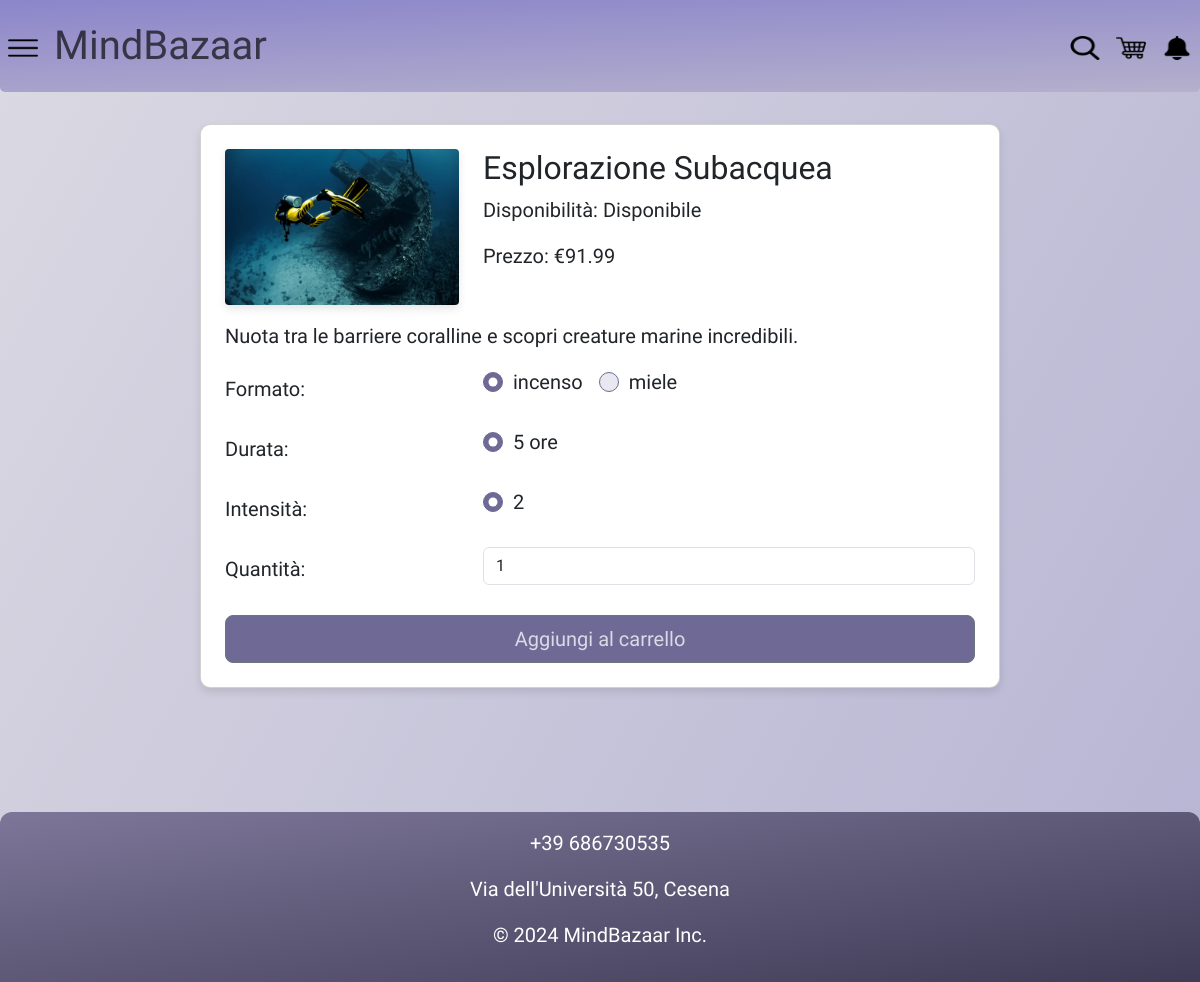
The page /product.php?id_prodotto=5&versione=1 on the database its author committed.
### tables this page shows
create table PRODOTTI (
     id int not null auto_increment,
     nome varchar(50) not null,
     descrizione varchar(200) not null,
     eta_minima int not null,
     immagine varchar(50) not null,
     nome_categoria varchar(20) not null,
     constraint ID_PRODOTTO_ID primary key (id));

create table ARTICOLI (
     id_prodotto int not null,
     formato varchar(20) not null,
     durata varchar(15) not null,
     intensita int not null,
     prezzo decimal(5,2) not null,
     disponibilita int not null,
     versione int not null,
     constraint ID_ARTICOLO_ID primary key (id_prodotto, versione));

### product.php (called while the page is built, shortened)
<?php
require_once 'bootstrap.php';
$userParams["articolo"] = current(array_filter($userParams["articoli"], function ($articolo) {
    return $articolo["id_prodotto"] == $_REQUEST["id_prodotto"] && $articolo["versione"] == $_REQUEST["versione"];
}));
$articoliProdotto = $dbh->getArticlesByProductId($_GET["id_prodotto"]);
$formatiProdotto = array_unique(array_column($articoliProdotto, 'formato'));
$durateProdotto = array_unique(array_column($articoliProdotto, 'durata'));
$intensitaProdotto = array_unique(array_column($articoliProdotto, 'intensita'));
require 'template/base.php';

### db/database.php (called while the page is built, shortened)
<?php
class DatabaseHelper {
    private $db;
    public function __construct($servername, $username, $password, $dbname, $port) {
        $this->db = new mysqli($servername, $username, $password, $dbname, $port);
    }
    public function getArticlesByProductId($productId) {
        $stmt = $this->db->prepare("SELECT * FROM ARTICOLI WHERE id_prodotto = ?");
        $stmt->bind_param("i", $productId);
        $stmt->execute();
        $result = $stmt->get_result();
        return $result->fetch_all(MYSQLI_ASSOC);
    }
    public function getArticles() {
        $stmt = $this->db->prepare("SELECT A.*, P.nome_categoria, IFNULL((SELECT SUM(RI.quantita)
                                FROM ARTICOLI AI, RICHIESTE RI
                                WHERE AI.versione = RI.versione_articolo
                                    AND AI.id_prodotto = RI.id_prodotto
                                    AND AI.id_prodotto = A.id_prodotto
                                    AND AI.versione = A.versione
                                GROUP BY AI.id_prodotto, AI.versione), 0) as vendite, P.nome, P.descrizione, P.eta_minima, P.immagine
                FROM ARTICOLI A, PRODOTTI P
                WHERE A.id_prodotto = P.id
                GROUP BY A.id_prodotto, A.versione");
        $stmt->execute();
        $result = $stmt->get_result();
        return $result->fetch_all(MYSQLI_ASSOC);
    }
}

### bootstrap.php (called while the page is built, shortened)
<?php
require_once("utils/functions.php");
require_once("db/database.php");
$dbh = new DatabaseHelper("localhost", "root", "", "MindBazaar", 3306);
$userParams["articoli"] = $dbh->getArticles();

### utils/functions.php (called while the page is built, shortened)
<?php
function showAvailability($nItems) {
    if ($nItems > 20) {
        return "Disponibile";
    } else if ($nItems > 0) {
        return "Ultimi pezzi: " . $nItems;
    } else {
        return "Non disponibile";
    }
}
function getImagePath($category, $imageName) {
    return getImageDir($category) . "/" . $imageName;
}
function getImageDir($category) {
    switch ($category) {
        case "Sogno":
            return DREAMS_DIR;
    }
}

### template/singleProduct.php (the view, shortened to what this page needs)
<section class="container-fluid my-4">
    <?php $articolo = $userParams["articolo"]; ?>
    <div class="card mx-auto p-4 articlePageDescContainer">
        <div class="row">
            <div class="col-12 col-md-4 d-flex justify-content-center">
                <img src="<?php echo getImagePath($articolo["nome_categoria"], $articolo["immagine"]); ?>"
                    alt=""
                    class="img-fluid singleProduct-image" />
            </div>
            <div class="col-12 col-md-8">
                <h2><?php echo $articolo["nome"]; ?></h2>
                <p id="availability"><strong>Disponibilità:</strong> <?php echo showAvailability($articolo["disponibilita"]); ?></p>
                <p id="price"><strong>Prezzo:</strong> <?php echo "€" . $articolo["prezzo"]; ?></p>
            </div>
        </div>
        <div class="mt-3">
            <p><?php echo $articolo["descrizione"]; ?></p>
        </div>
        <form action="template/addToCart.php" id="product-details-selection-form" method="POST" onchange="updateProductDetails()">
            <div class="mb-3 row">
                <label class="col-12 col-md-4 col-form-label">Formato:</label>
                <div class="col-12 col-md-8">
                    <div class="d-flex flex-wrap">
                        <?php foreach ($formatiProdotto as $formato): ?>
                            <div class="form-check form-check-inline">
                                <label class="form-check-label" for="formato_<?php echo str_replace(' ', '-', $formato); ?>">
                                    <?php echo $formato; ?>
                                </label>
                                <input class="form-check-input" type="radio" name="formato"
                                    id="formato_<?php echo str_replace(' ', '-', $formato); ?>" value="<?php echo $formato; ?>"
                                    <?php if ($formato == $articolo["formato"]) echo "checked"; ?> />
                            </div>
                        <?php endforeach; ?>
                    </div>
                </div>
            </div>
            <div class="mb-3 row">
                <label class="col-12 col-md-4 col-form-label">Durata:</label>
                <div class="col-12 col-md-8">
                    <div class="d-flex flex-wrap">
                        <?php foreach ($durateProdotto as $durata): ?>
                            <div class="form-check form-check-inline">
                                <label class="form-check-label" for="durata_<?php echo str_replace(' ', '-', $durata); ?>">
                                    <?php echo $durata; ?>
                                </label>
                                <input class="form-check-input" type="radio" name="durata"
                                    id="durata_<?php echo str_replace(' ', '-', $durata); ?>" value="<?php echo $durata; ?>"
                                    <?php if ($durata == $articolo["durata"]) echo "checked"; ?> />
                            </div>
                        <?php endforeach; ?>
                    </div>
                </div>
            </div>
            <div class="mb-3 row">
                <label class="col-12 col-md-4 col-form-label">Intensità:</label>
                <div class="col-12 col-md-8">
                    <div class="d-flex flex-wrap">
                        <?php foreach ($intensitaProdotto as $intensita): ?>
                            <div class="form-check form-check-inline">
                                <label class="form-check-label" for="intensita_<?php echo $intensita; ?>">
                                    <?php echo $intensita; ?>
                                </label>
                                <input class="form-check-input" type="radio" name="intensita"
                                    id="intensita_<?php echo $intensita; ?>" value="<?php echo $intensita; ?>"
                                    <?php if ($intensita == $articolo["intensita"]) echo "checked"; ?> />
                            </div>
                        <?php endforeach; ?>
                    </div>
                </div>
            </div>
            <div class="mb-3 row">
                <label for="quantity" class="col-12 col-md-4 col-form-label">Quantità:</label>
                <div class="col-12 col-md-8">
                    <input type="number" id="quantity" name="quantita" min="1" max="<?php echo $articolo["disponibilita"]; ?>"
                        class="form-control" value="1" aria-label="Quantity Picker" />
                </div>
            </div>
            <div class="text-center mt-4">
                <button type="submit" id="add-to-cart" name="submit" class="btn btn-secondary btn-lg w-100 w-md-75 clickable">
                    Aggiungi al carrello
                </button>
            </div>
        </form>
    </div>
</section>

### css/style.css (style rules this page uses)
body { color: black; font-family: 'Roboto Condensed'; font-weight: 300; font-size: 20px; min-height: 100vh; display: flex; flex-direction: column; background-color: #dadff7; background-image: linear-gradient(120deg, #dbd9e2, #b6b4d3); }
.clickable { background-color: rgb(110, 106, 149) !important; color: rgb(218, 218, 230) !important; cursor: pointer; }
.card { border-radius: 10px; box-shadow: 0 4px 8px rgba(0, 0, 0, 0.1); }
.card img { max-width: 100%; height: auto; border-radius: 4px; box-shadow: 0 4px 8px rgba(0, 0, 0, 0.1); }
input[type=radio], input[type=checkbox] { background-color: rgb(232, 232, 241) !important; border-color: rgb(110, 106, 149) !important; }
input[type=radio]:checked, input[type=checkbox]:checked { background-color: rgb(110, 106, 149) !important; }
.singleProduct-image { width: 100%; max-width: 300px; height: auto; border-radius: 8px; box-shadow: 0 4px 8px rgba(0, 0, 0, 0.1); max-width: 100%; }
.articlePageDescContainer { width: 100%; max-width: 800px; }

### rows shown on the page
prodotti: nome_categoria+immagine (picture), nome "Esplorazione Subacquea", descrizione "Nuota tra le barriere coralline e scopri creature marine incredibili."
articoli: disponibilita "Disponibile", prezzo "91.99", formato "☑ incenso", formato "☐ miele", durata "☑ 5 ore", intensita "☑ 2"

### other values the page prints
$formato "incenso"
$formato "miele"
$durata "5 ore"
$intensita "2"
